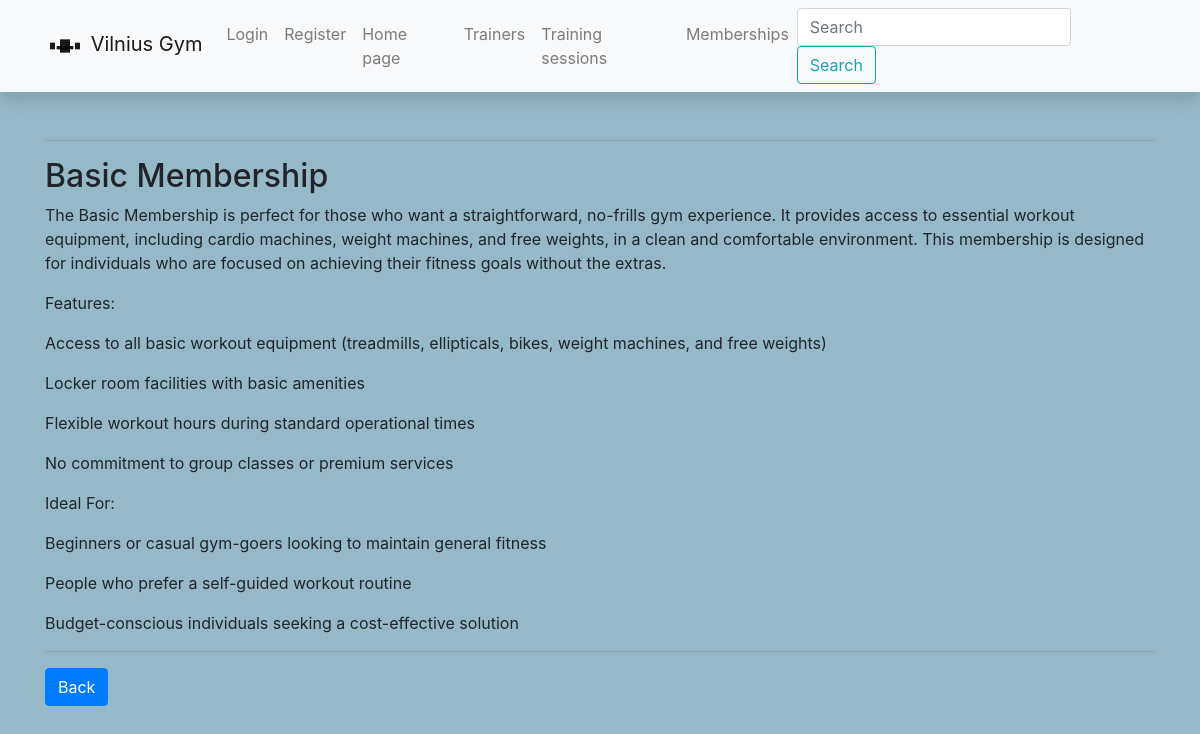
/gym/displaymembership/9b46f592-37a1-4822-be98-5675702633be, run on an earlier commit of the app's database.
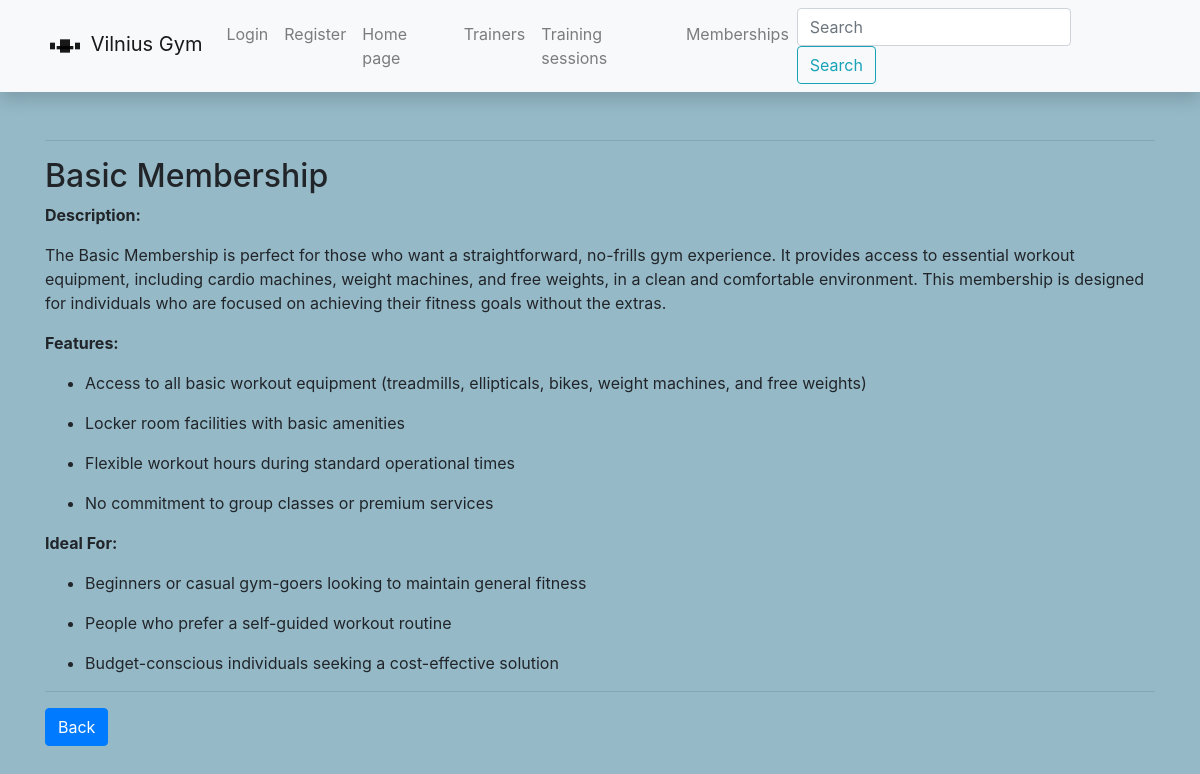
And on a later commit of the database.
### gym/models.py (models this page shows, shortened)
class DisplayMembership(models.Model):
    id = models.UUIDField(primary_key=True, default=uuid.uuid4)
    name = models.CharField('Name', max_length=50)
    price = models.FloatField('Price EUR', help_text='Enter membership price')
    description = HTMLField()
    cover = models.ImageField(upload_to='covers/membership_covers', blank=True, null=True)

### gym/views.py (the view)
# urls.py: path('displaymembership/<uuid:pk>', views.DisplayMembershipDetailView.as_view(), name='displaymembership-one'),
class DisplayMembershipDetailView(generic.DetailView):
    model = DisplayMembership
    context_object_name = 'displaymembership'
    template_name = 'display_membership.html'

### gym/templates/display_membership.html
{% extends 'base.html' %}
{% block content %}
<hr>
<h2>{{ displaymembership.name }}</h2>
<a>{{ displaymembership.description|safe }} </a>
<hr>
<a href="{% url 'displaymemberships-all' %}" class="btn btn-primary">Back</a>
{% endblock %}

What changed in the data, as far as the page shows it:
changed DisplayMembership "Basic Membership": description "The Basic Membership is…" → "Description: The Basic Membership is…"
